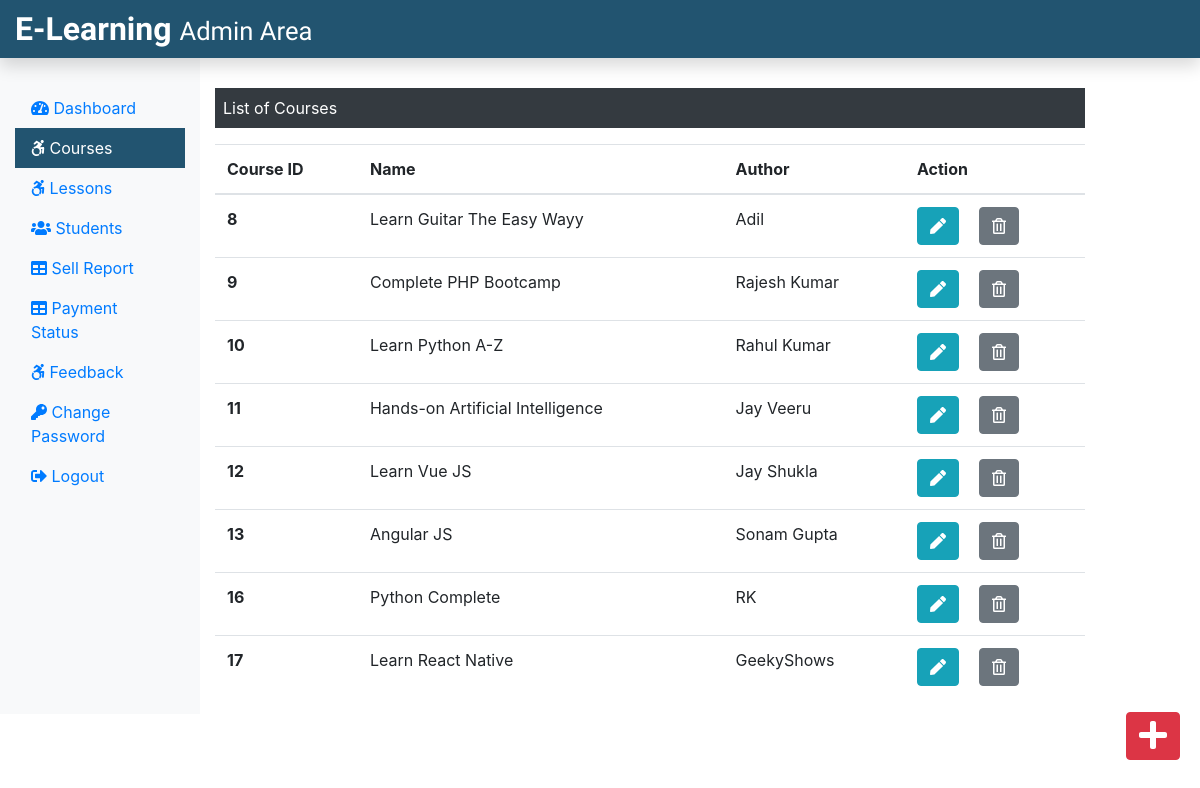
Page /Admin/courses.php (signed in) on the earlier database version.
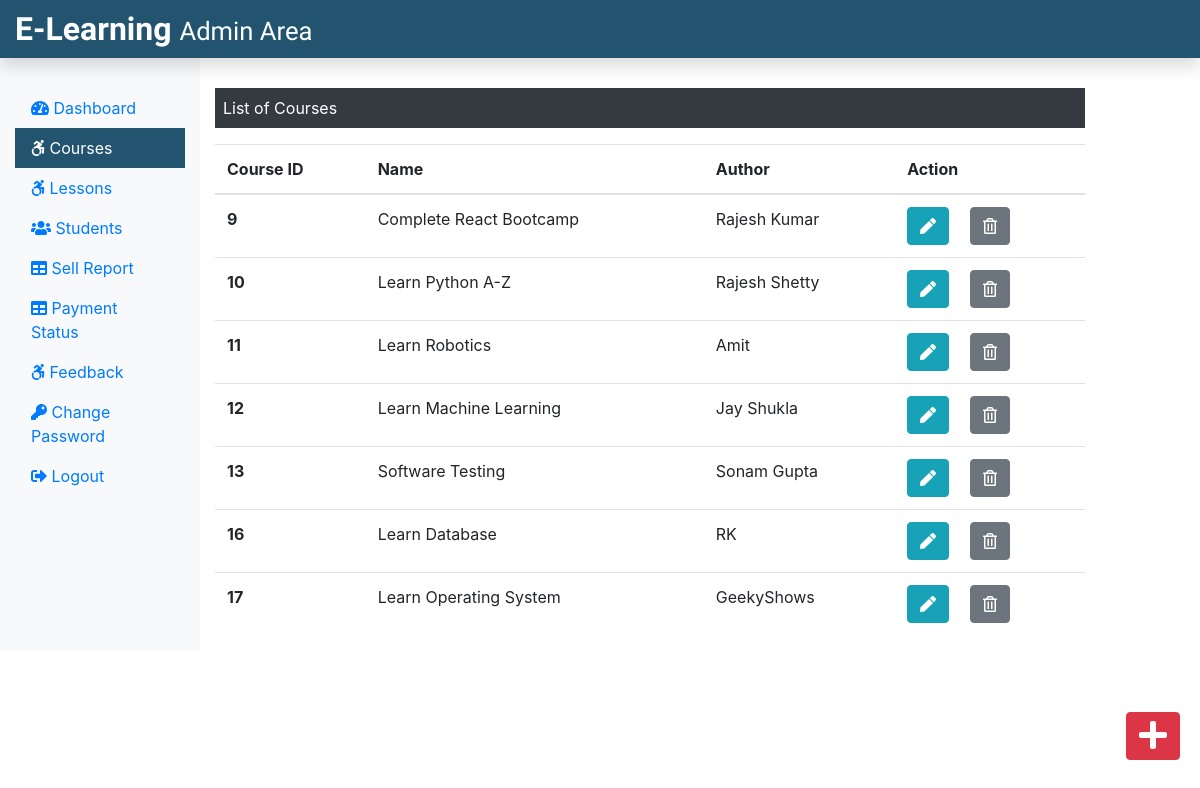
Same page on the later database version.
### tables this page shows
CREATE TABLE `course` (
  `course_id` int(11) NOT NULL,
  `course_name` text NOT NULL,
  `course_desc` text NOT NULL,
  `course_author` varchar(255) NOT NULL,
  `course_img` text NOT NULL,
  `course_duration` text NOT NULL,
  `course_price` int(11) NOT NULL,
  `course_original_price` int(11) NOT NULL
);

### Admin/courses.php (the view, shortened to what this page needs)
<?php
include('./adminInclude/header.php');
include('../dbConnection.php');
 ?>
  <div class="col-sm-9 mt-5">
    <p class=" bg-dark text-white p-2">List of Courses</p>
    <?php
      $sql = "SELECT * FROM course";
      $result = $conn->query($sql);
      if($result->num_rows > 0){
       echo '<table class="table">
       <thead>
        <tr>
         <th scope="col">Course ID</th>
         <th scope="col">Name</th>
         <th scope="col">Author</th>
         <th scope="col">Action</th>
        </tr>
       </thead>
       <tbody>';
        while($row = $result->fetch_assoc()){
          echo '<tr>';
          echo '<th scope="row">'.$row["course_id"].'</th>';
          echo '<td>'. $row["course_name"].'</td>';
          echo '<td>'.$row["course_author"].'</td>';
          echo '<td><form action="editcourse.php" method="POST" class="d-inline"> <input type="hidden" name="id" value='. $row["course_id"] .'><button type="submit" class="btn btn-info mr-3" name="view" value="View"><i class="fas fa-pen"></i></button></form>
          <form action="" method="POST" class="d-inline"><input type="hidden" name="id" value='. $row["course_id"] .'><button type="submit" class="btn btn-secondary" name="delete" value="Delete"><i class="far fa-trash-alt"></i></button></form></td>
         </tr>';
        }
        echo '</tbody>
        </table>';
      } else {
        echo "0 Result";
      }
     ?>
  </div>
 </div>
 <div><a class="btn btn-danger box" href="./addCourse.php"><i class="fas fa-plus fa-2x"></i></a></div>
</div>
<?php
include('./adminInclude/footer.php');
?>

Differences in the rows shown:
removed course: course_id "8", course_name "Learn Guitar The Easy Wayy", course_author "Adil"
changed course "Rajesh Kumar": course_name "Complete PHP Bootcamp" → "Complete React Bootcamp"
changed course "Learn Python A-Z": course_author "Rahul Kumar" → "Rajesh Shetty"
changed course id 11: course_name "Hands-on Artificial Intelligence" → "Learn Robotics"; course_author "Jay Veeru" → "Amit"
changed course "Jay Shukla": course_name "Learn Vue JS" → "Learn Machine Learning"
changed course "Sonam Gupta": course_name "Angular JS" → "Software Testing"
changed course "RK": course_name "Python Complete" → "Learn Database"
changed course "GeekyShows": course_name "Learn React Native" → "Learn Operating System"
